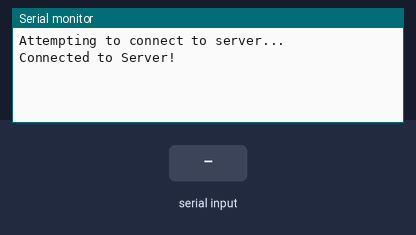
Simulated run of this sketch. Board: ESP32. On the bench: the last lines printed to the serial monitor. Inputs (shaded band) come from the test bench. Nothing arrives over Bluetooth unless stated.

Above: at 2.8 s.
2.9 s: "1" received over the second serial link
At 5.2 s:
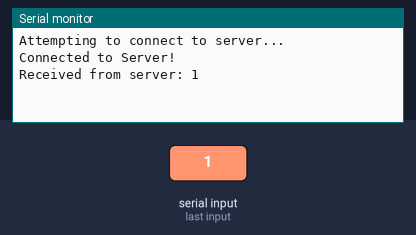
5.5 s: "0" received over the second serial link
7.0 s: "2" received over the second serial link
At 9.5 s:
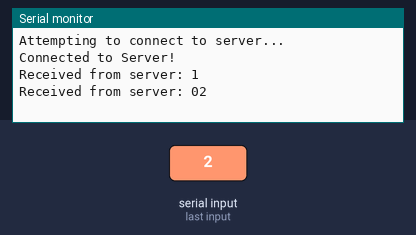

The sketch:

master_two_way_BT.ino
```cpp
#include "BluetoothSerial.h"

BluetoothSerial SerialBT;

uint8_t slaveAddress[6] = {0x32, 0xAE, 0xA4, 0x07, 0x0D, 0x66};

void setup() {
  Serial.begin(115200);

  // Start Bluetooth in master mode
  SerialBT.begin("ESP_master", true);  // true enables master mode
  SerialBT.deleteAllBondedDevices();

  Serial.println("Attempting to connect to server...");

  if (SerialBT.connect(slaveAddress)) {    // Connect to the server using addres
    Serial.println("Connected to Server!");
  } else {
    Serial.println("Failed to connect to Server. Restarting...");
    ESP.restart();  // Restart if connection fails
  }
}

void loop() {
  // Send data to the server
  SerialBT.println("Hello from Client!");

  // Receive data from the server
  if (SerialBT.available()) {
    String receivedData = SerialBT.readString();
    Serial.print("Received from server: ");
    Serial.println(receivedData);
  }

  delay(1000);
}
```

Measured:
- after the input at 2.9 s, the serial monitor: prints a new line after 1.1 s (image 1)
- after the input at 7.0 s, the serial monitor: prints a new line after 1.0 s (image 2)
